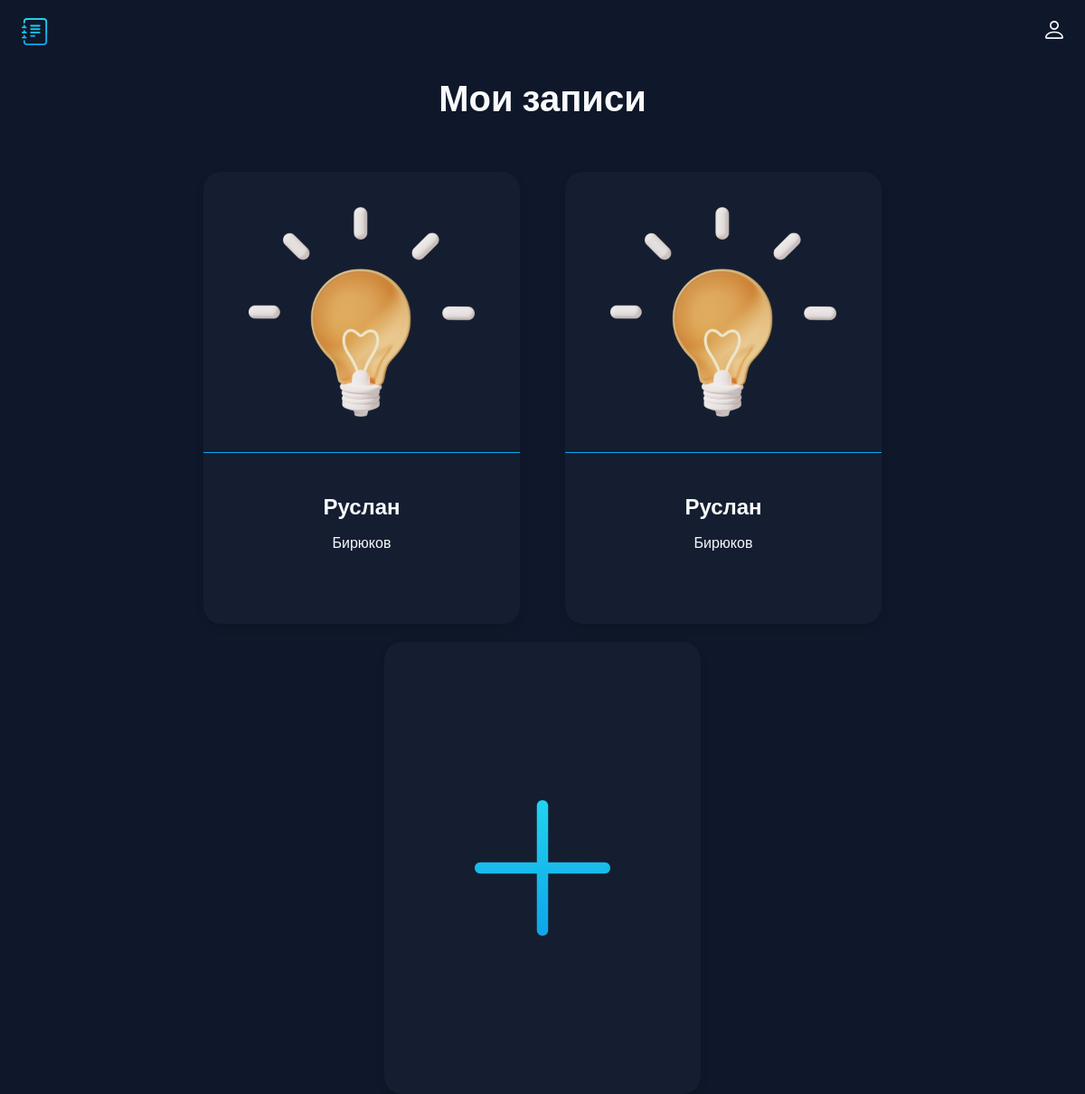
The page /index on the database as committed earlier.
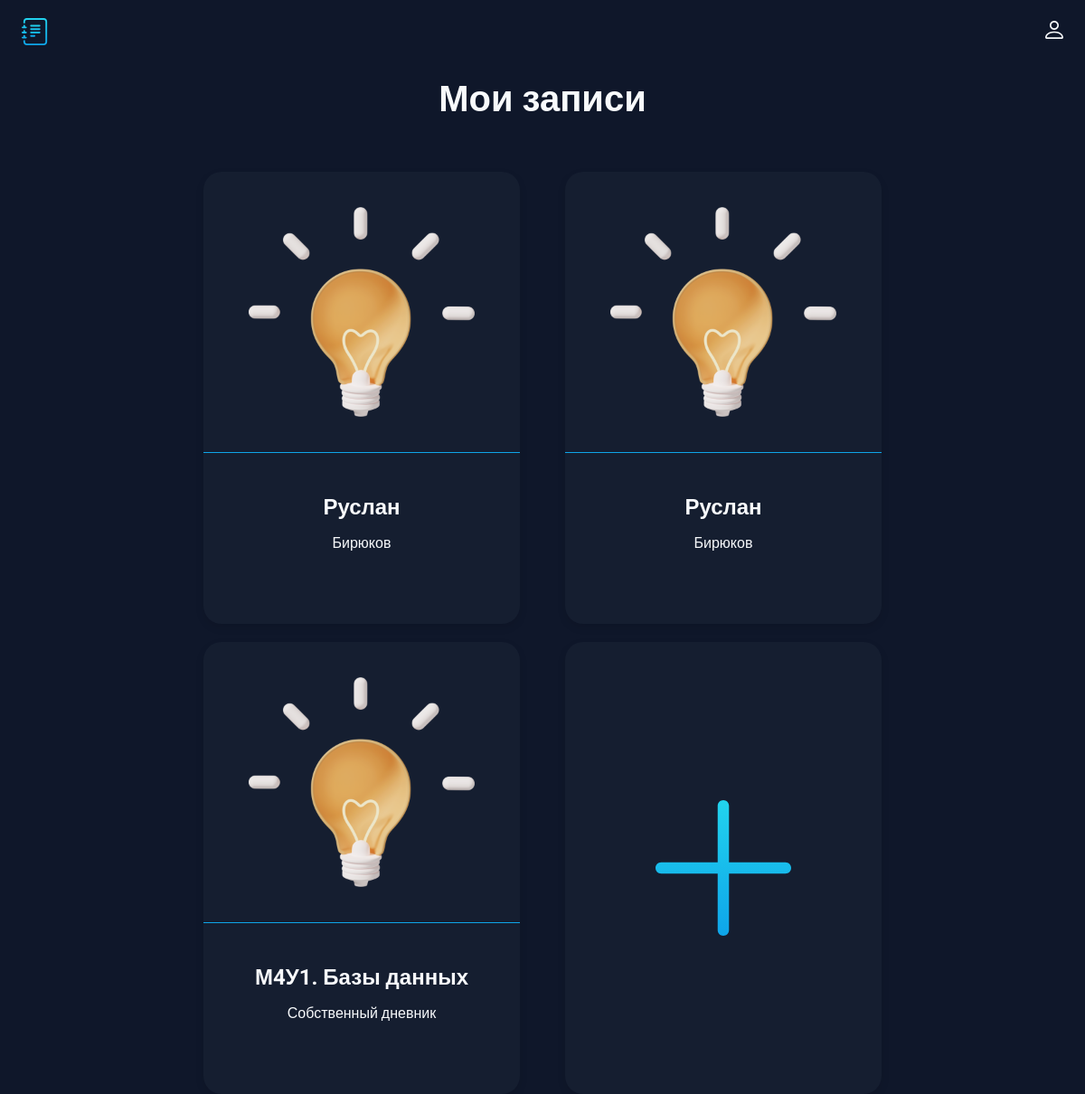
The same page on the database as committed later.
### main.py (models this page shows, shortened)
class Card(db.Model):
    id = db.Column(db.Integer, primary_key=True)
    title = db.Column(db.String(100), nullable=False)
    subtitle = db.Column(db.String(300), nullable=False)
    text = db.Column(db.Text, nullable=False)

### main.py (the view)
@app.route('/index')
def index():
    cards = Card.query.order_by(Card.id).all()
    return render_template('index.html', cards=cards)

### templates/index.html (shortened to what this page needs)
<!doctype html>
<html lang="ru">
<head>
  <link rel="stylesheet" href="../static/css/style.css">
</head>
<body>
  <header class="header">
    <img src="../static/img/logo.svg" alt="logo" width="30" height="30">
    <ul class="main-list">
        <li class="list__item">
            <img src="../static/img/login.svg" alt="login" width="20" height="20">
        </li>
    </ul>
  </header>
  <main>
    {% block content %}
    <h1 class="main__title">Мои записи</h1>
    <ul class="cards-list">
      {% for el in cards%}
      <li class="card">
        <a class="card__link" href="/card/{{el.id}}">
          <img class="card__img" src="../static/img/post_icon.png" width="250" height="250" alt="post_icon">
          <div class="card__text">
            <h2 class="card__title">{{el.title}}</h2>
            <p class="card__subtitle">{{el.subtitle}}</p>
          </div>
        </a>
      </li>
      {% endfor %}
      <li class="card card--creat">
          <a class="creat__link" href="{{url_for('create')}}"></a>
      </li>
    </ul>
    {% endblock %}
  </main>
</body>
</html>

### static/css/style.css (style rules this page uses)
body { margin: 0; padding: 0; font-family: 'Roboto', sans-serif; font-size: 16px; line-height: 20px; background-color: #0F172A; color: #F8FAFC; }
h1, h2, p { margin: 0; }
img { object-fit: contain; }
a { text-decoration: none; color: inherit; transition: 0.2s; }
ul { list-style: none; margin: 0; padding: 0; }
.header { display: flex; justify-content: space-between; align-items: center; padding: 20px 2%; margin-bottom: 30px; }
.main-list { display: flex; align-items: center; gap: 20px; }
.main__title { font-size: 40px; text-align: center; margin-bottom: 70px; }
.cards-list { display: flex; padding: 0 5%; flex-wrap: wrap; flex-direction: row; gap: 20px; column-gap: 50px; justify-content: center; }
.card { width: 350px; height: 500px; transition: 0.2s; background: rgba(30, 41, 59, 0.4); border-radius: 20px; box-shadow: 0px 4px 10px rgba(0, 0, 0, 0.1); }
.card__link { display: flex; flex-direction: column; align-items: center; width: inherit; height: inherit; }
.card__text { border-top: 1px solid rgba(14, 165, 233, 1); width: inherit; display: flex; padding: 50px 0 20px; flex-direction: column; gap: 20px; align-items: center; }
.card__title { padding: 0 20px; text-align: center; }
.card__subtitle { padding: 0 20px; text-align: center; }
.card__img { padding: 30px; }
.creat__link { display: block; width: inherit; height: inherit; background: url(../img/plus.svg) no-repeat; background-size: 200px 200px; background-position: center; }

Rows that differ between the two databases and show on the page:
added Card: title "М4У1. Базы данных", subtitle "Собственный дневник"
